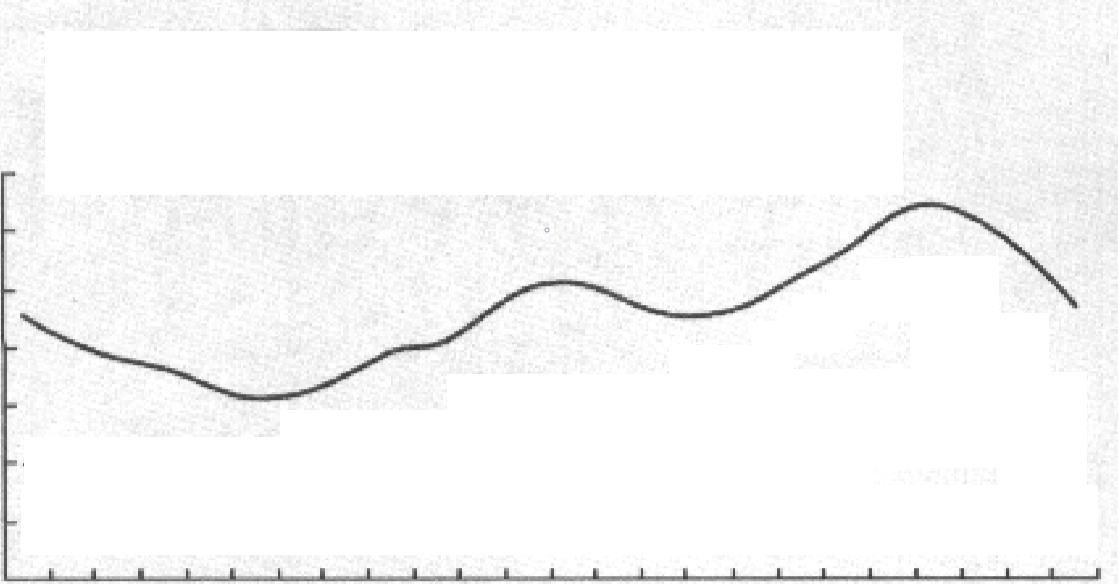
#> input picture Wireless transmission/interface/powerdata.bmp, 1118 x 584 px
$ python loadimage.py
#> lines starting #> are read from the running program, lines starting #| are printed output that depends on the picture
import numpy as np
from numpy import *


def load_image_PIL(filename, isFlatten=False):
#> called with filename = 'powerdata.bmp', isFlatten = False
    import os
    from PIL import Image
    import numpy as np
    isExit = os.path.isfile(filename)
    if isExit == False:
        print("打开失败!")
    img = Image.open(filename)
#> img is the input picture: PIL image 1118x584 RGB; mean R, G, B 247.6, 247.6, 247.6
    # img.save("d:/mnist/Convert_image_11.jpg")    保存文件
    if isFlatten:
        img_flatten = np.array(np.array(img, dtype=np.uint8).flatten())
        return img_flatten, shape(img_flatten)
    else:
        img_arr = np.array(img, dtype=np.uint8)
        return img_arr, shape(img_arr)

img_arr, shape = load_image_PIL("powerdata.bmp")
#> shape = (584, 1118, 3)
img_arr = sum(img_arr,axis=2)
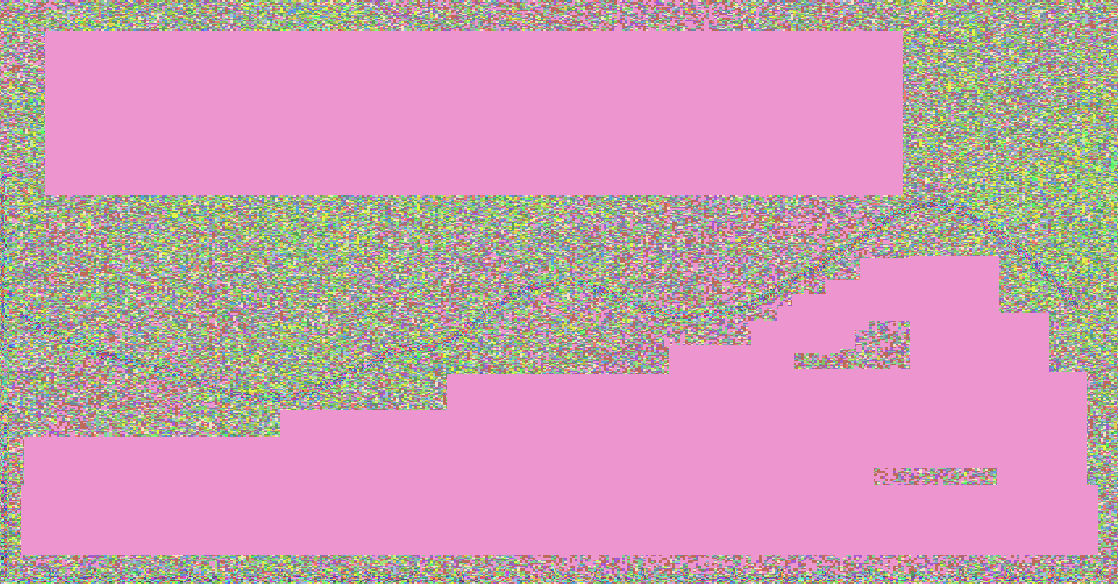
#> img_arr: shape (584, 1118) uint64; 215 distinct labels, from 165 to 765; one colour per label, 0 black
min_list = []
for i in range(20,1076):
    min = 1000
    min_index = 0
    for j in range(100,500):
        if img_arr[j,i]<min:
            min = img_arr[j,i]
            min_index = j
    min_list.append(min_index)
#> after the loop, min_list = 1056 values, max 398 at index 223, min 203 at index 910, mean 311.4
min_list.append(307)
min_list.append(308)
min_list.append(309)
min_list.append(309)
min_list.append(311)
min_list.append(312)
min_list.append(313)
min_list.append(313)
min_list.append(314)
min_list.append(314)
min_list.append(315)
min_list.append(316)
# 总长度1068  44.5
output = []
for i in range(240):
    dt = round(i*1068/240.0)
    output.append(min_list[dt])
#> after the loop, output = 240 values, max 398 at index 51, min 203 at index 205, mean 311.5
output = [(579-x)*5.0/59.0 for x in output]
#> output = 240 values, max 31.86 at index 205, min 15.34 at index 51, mean 22.67
np.save('imagedata', np.array(output))
pass
# 27 -1点
# 1074 -24点
# x基准 579
# dx = 579-x
